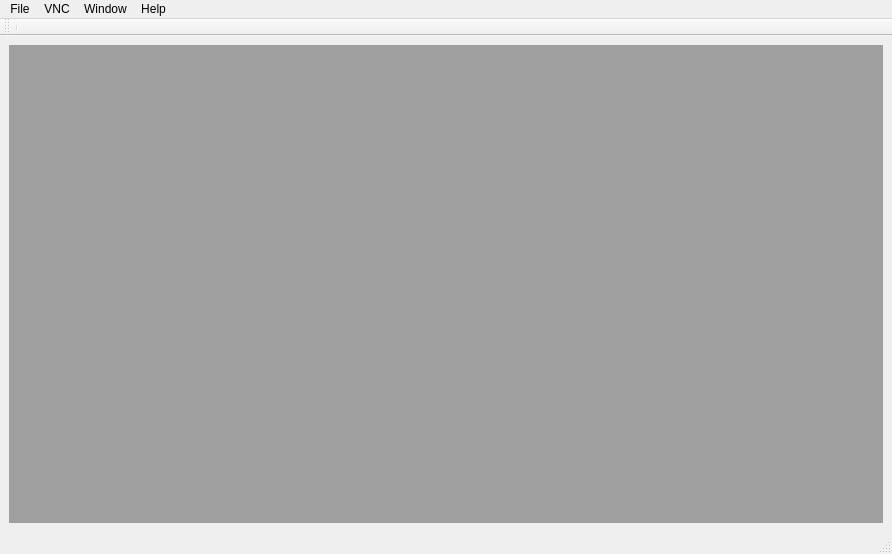
<?xml version="1.0" encoding="UTF-8"?>
<ui version="4.0">
 <class>MainWindow</class>
 <widget class="QMainWindow" name="MainWindow">
  <property name="geometry">
   <rect>
    <x>0</x>
    <y>0</y>
    <width>892</width>
    <height>554</height>
   </rect>
  </property>
  <property name="windowTitle">
   <string>MainWindow</string>
  </property>
  <widget class="QWidget" name="centralwidget">
   <layout class="QVBoxLayout" name="verticalLayout">
    <item>
     <widget class="QMdiArea" name="mdiArea">
      <property name="sizeAdjustPolicy">
       <enum>QAbstractScrollArea::AdjustToContentsOnFirstShow</enum>
      </property>
      <property name="viewMode">
       <enum>QMdiArea::TabbedView</enum>
      </property>
     </widget>
    </item>
   </layout>
  </widget>
  <widget class="QMenuBar" name="menubar">
   <property name="geometry">
    <rect>
     <x>0</x>
     <y>0</y>
     <width>892</width>
     <height>29</height>
    </rect>
   </property>
   <widget class="QMenu" name="menuFile">
    <property name="title">
     <string>File</string>
    </property>
    <addaction name="actionQuit"/>
   </widget>
   <widget class="QMenu" name="menuHelp">
    <property name="title">
     <string>Help</string>
    </property>
    <addaction name="actionAbout"/>
   </widget>
   <widget class="QMenu" name="menuVNC">
    <property name="title">
     <string>VNC</string>
    </property>
    <addaction name="actionConnect"/>
    <addaction name="actionDisconnect"/>
   </widget>
   <widget class="QMenu" name="menuWindow">
    <property name="title">
     <string>Window</string>
    </property>
    <addaction name="actionTiled"/>
    <addaction name="actionCascade"/>
    <addaction name="actionNext"/>
    <addaction name="actionPrevious"/>
    <addaction name="separator"/>
   </widget>
   <addaction name="menuFile"/>
   <addaction name="menuVNC"/>
   <addaction name="menuWindow"/>
   <addaction name="menuHelp"/>
  </widget>
  <widget class="QStatusBar" name="statusbar"/>
  <widget class="QToolBar" name="toolBar">
   <property name="windowTitle">
    <string>toolBar</string>
   </property>
   <attribute name="toolBarArea">
    <enum>TopToolBarArea</enum>
   </attribute>
   <attribute name="toolBarBreak">
    <bool>false</bool>
   </attribute>
   <addaction name="separator"/>
  </widget>
  <action name="actionQuit">
   <property name="text">
    <string>Quit</string>
   </property>
  </action>
  <action name="actionAbout">
   <property name="text">
    <string>About</string>
   </property>
  </action>
  <action name="actionConnect">
   <property name="text">
    <string>Connect</string>
   </property>
  </action>
  <action name="actionTiled">
   <property name="text">
    <string>Tiled</string>
   </property>
  </action>
  <action name="actionCascade">
   <property name="text">
    <string>Cascade</string>
   </property>
  </action>
  <action name="actionNext">
   <property name="text">
    <string>Next</string>
   </property>
  </action>
  <action name="actionPrevious">
   <property name="text">
    <string>Previous</string>
   </property>
  </action>
  <action name="actionDisconnect">
   <property name="text">
    <string>Disconnect</string>
   </property>
  </action>
 </widget>
 <resources/>
 <connections/>
</ui>
